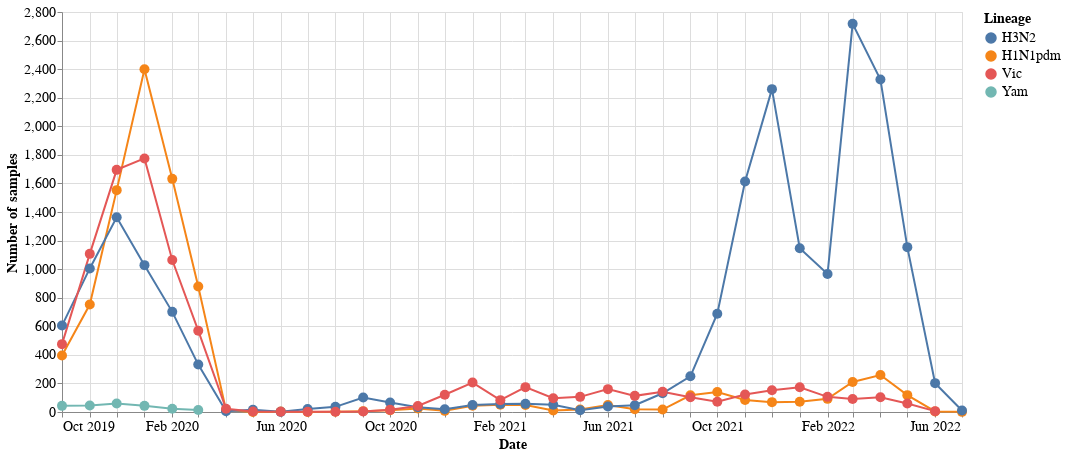

Notebook code for this chart:
### Code cell
alt.Chart(binned_counts).mark_line(point=alt.OverlayMarkDef(size=100)).encode(
    x=alt.X("yearmonth(date):T", title="Date"),
    y=alt.Y("samples:Q", title="Number of samples"),
    color=alt.Color("lineage:N", sort=["H3N2", "H1N1pdm", "Vic", "Yam"], title="Lineage"),
    tooltip=["lineage:N", "date:T", "samples:Q"],
).configure_axis(
    labelFontSize=14,
    titleFontSize=14,
).configure_legend(
    labelFontSize=14,
    titleFontSize=14,
).properties(
    width=900,
    height=400,
)

### Figure 1 — Vega-Lite specification as saved in the notebook (floating-point values rounded to 4 significant figures)
{"config": {"view": {"continuousWidth": 400, "continuousHeight": 300}, "axis": {"labelFontSize": 14, "titleFontSize": 14}, "legend": {"labelFontSize": 14, "titleFontSize": 14}}, "data": {"name": "data-e23fa4d37f3036d723475a04a385e631"}, "mark": {"type": "line", "point": {"size": 100}}, "encoding": {"color": {"field": "lineage", "sort": ["H3N2", "H1N1pdm", "Vic", "Yam"], "title": "Lineage", "type": "nominal"}, "tooltip": [{"field": "lineage", "type": "nominal"}, {"field": "date", "type": "temporal"}, {"field": "samples", "type": "quantitative"}], "x": {"field": "date", "timeUnit": "yearmonth", "title": "Date", "type": "temporal"}, "y": {"field": "samples", "title": "Number of samples", "type": "quantitative"}}, "height": 400, "width": 900, "$schema": "https://vega.github.io/schema/vega-lite/v4.17.0.json", "datasets": {"data-e23fa4d37f3036d723475a04a385e631": [{"lineage": "H1N1pdm", "date": "2019-10-01T00:00:00", "samples": 395, "region": 395}, {"lineage": "H1N1pdm", "date": "2019-11-01T00:00:00", "samples": 752, "region": 752}, {"lineage": "H1N1pdm", "date": "2019-12-01T00:00:00", "samples": 1553, "region": 1553}, {"lineage": "H1N1pdm", "date": "2020-01-01T00:00:00", "samples": 2399, "region": 2399}, {"lineage": "H1N1pdm", "date": "2020-02-01T00:00:00", "samples": 1632, "region": 1632}, {"lineage": "H1N1pdm", "date": "2020-03-01T00:00:00", "samples": 879, "region": 879}, {"lineage": "H1N1pdm", "date": "2020-04-01T00:00:00", "samples": 13, "region": 13}, {"lineage": "H1N1pdm", "date": "2020-05-01T00:00:00", "samples": 0, "region": 0}, {"lineage": "H1N1pdm", "date": "2020-06-01T00:00:00", "samples": 4, "region": 4}, {"lineage": "H1N1pdm", "date": "2020-07-01T00:00:00", "samples": 0, "region": 0}, {"lineage": "H1N1pdm", "date": "2020-08-01T00:00:00", "samples": 2, "region": 2}, {"lineage": "H1N1pdm", "date": "2020-09-01T00:00:00", "samples": 6, "region": 6}, {"lineage": "H1N1pdm", "date": "2020-10-01T00:00:00", "samples": 13, "region": 13}, {"lineage": "H1N1pdm", "date": "2020-11-01T00:00:00", "samples": 25, "region": 25}, {"lineage": "H1N1pdm", "date": "2020-12-01T00:00:00", "samples": 8, "region": 8}, {"lineage": "H1N1pdm", "date": "2021-01-01T00:00:00", "samples": 44, "region": 44}, {"lineage": "H1N1pdm", "date": "2021-02-01T00:00:00", "samples": 51, "region": 51}, {"lineage": "H1N1pdm", "date": "2021-03-01T00:00:00", "samples": 49, "region": 49}, {"lineage": "H1N1pdm", "date": "2021-04-01T00:00:00", "samples": 11, "region": 11}, {"lineage": "H1N1pdm", "date": "2021-05-01T00:00:00", "samples": 18, "region": 18}, {"lineage": "H1N1pdm", "date": "2021-06-01T00:00:00", "samples": 49, "region": 49}, {"lineage": "H1N1pdm", "date": "2021-07-01T00:00:00", "samples": 19, "region": 19}, {"lineage": "H1N1pdm", "date": "2021-08-01T00:00:00", "samples": 17, "region": 17}, {"lineage": "H1N1pdm", "date": "2021-09-01T00:00:00", "samples": 117, "region": 117}, {"lineage": "H1N1pdm", "date": "2021-10-01T00:00:00", "samples": 140, "region": 140}, {"lineage": "H1N1pdm", "date": "2021-11-01T00:00:00", "samples": 84, "region": 84}, {"lineage": "H1N1pdm", "date": "2021-12-01T00:00:00", "samples": 69, "region": 69}, {"lineage": "H1N1pdm", "date": "2022-01-01T00:00:00", "samples": 72, "region": 72}, {"lineage": "H1N1pdm", "date": "2022-02-01T00:00:00", "samples": 92, "region": 92}, {"lineage": "H1N1pdm", "date": "2022-03-01T00:00:00", "samples": 210, "region": 210}, {"lineage": "H1N1pdm", "date": "2022-04-01T00:00:00", "samples": 259, "region": 259}, {"lineage": "H1N1pdm", "date": "2022-05-01T00:00:00", "samples": 118, "region": 118}, {"lineage": "H1N1pdm", "date": "2022-06-01T00:00:00", "samples": 4, "region": 4}, {"lineage": "H1N1pdm", "date": "2022-07-01T00:00:00", "samples": 1, "region": 1}, {"lineage": "H3N2", "date": "2019-10-01T00:00:00", "samples": 605, "region": 605}, {"lineage": "H3N2", "date": "2019-11-01T00:00:00", "samples": 1005, "region": 1005}, {"lineage": "H3N2", "date": "2019-12-01T00:00:00", "samples": 1363, "region": 1363}, {"lineage": "H3N2", "date": "2020-01-01T00:00:00", "samples": 1028, "region": 1028}, {"lineage": "H3N2", "date": "2020-02-01T00:00:00", "samples": 701, "region": 701}, {"lineage": "H3N2", "date": "2020-03-01T00:00:00", "samples": 332, "region": 332}, {"lineage": "H3N2", "date": "2020-04-01T00:00:00", "samples": 5, "region": 5}, {"lineage": "H3N2", "date": "2020-05-01T00:00:00", "samples": 16, "region": 16}, {"lineage": "H3N2", "date": "2020-06-01T00:00:00", "samples": 1, "region": 1}, {"lineage": "H3N2", "date": "2020-07-01T00:00:00", "samples": 21, "region": 21}, {"lineage": "H3N2", "date": "2020-08-01T00:00:00", "samples": 36, "region": 36}, {"lineage": "H3N2", "date": "2020-09-01T00:00:00", "samples": 101, "region": 101}, {"lineage": "H3N2", "date": "2020-10-01T00:00:00", "samples": 67, "region": 67}, {"lineage": "H3N2", "date": "2020-11-01T00:00:00", "samples": 34, "region": 34}, {"lineage": "H3N2", "date": "2020-12-01T00:00:00", "samples": 19, "region": 19}, {"lineage": "H3N2", "date": "2021-01-01T00:00:00", "samples": 49, "region": 49}, {"lineage": "H3N2", "date": "2021-02-01T00:00:00", "samples": 56, "region": 56}, {"lineage": "H3N2", "date": "2021-03-01T00:00:00", "samples": 57, "region": 57}, {"lineage": "H3N2", "date": "2021-04-01T00:00:00", "samples": 51, "region": 51}, {"lineage": "H3N2", "date": "2021-05-01T00:00:00", "samples": 12, "region": 12}, {"lineage": "H3N2", "date": "2021-06-01T00:00:00", "samples": 38, "region": 38}, {"lineage": "H3N2", "date": "2021-07-01T00:00:00", "samples": 47, "region": 47}, {"lineage": "H3N2", "date": "2021-08-01T00:00:00", "samples": 131, "region": 131}, {"lineage": "H3N2", "date": "2021-09-01T00:00:00", "samples": 250, "region": 250}, {"lineage": "H3N2", "date": "2021-10-01T00:00:00", "samples": 688, "region": 688}, {"lineage": "H3N2", "date": "2021-11-01T00:00:00", "samples": 1613, "region": 1613}, {"lineage": "H3N2", "date": "2021-12-01T00:00:00", "samples": 2260, "region": 2260}, {"lineage": "H3N2", "date": "2022-01-01T00:00:00", "samples": 1146, "region": 1146}, {"lineage": "H3N2", "date": "2022-02-01T00:00:00", "samples": 966, "region": 966}, {"lineage": "H3N2", "date": "2022-03-01T00:00:00", "samples": 2717, "region": 2717}, {"lineage": "H3N2", "date": "2022-04-01T00:00:00", "samples": 2327, "region": 2327}, {"lineage": "H3N2", "date": "2022-05-01T00:00:00", "samples": 1154, "region": 1154}, {"lineage": "H3N2", "date": "2022-06-01T00:00:00", "samples": 202, "region": 202}, {"lineage": "H3N2", "date": "2022-07-01T00:00:00", "samples": 10, "region": 10}, {"lineage": "Vic", "date": "2019-10-01T00:00:00", "samples": 475, "region": 475}, {"lineage": "Vic", "date": "2019-11-01T00:00:00", "samples": 1107, "region": 1107}, {"lineage": "Vic", "date": "2019-12-01T00:00:00", "samples": 1695, "region": 1695}, {"lineage": "Vic", "date": "2020-01-01T00:00:00", "samples": 1775, "region": 1775}, {"lineage": "Vic", "date": "2020-02-01T00:00:00", "samples": 1064, "region": 1064}, {"lineage": "Vic", "date": "2020-03-01T00:00:00", "samples": 569, "region": 569}, {"lineage": "Vic", "date": "2020-04-01T00:00:00", "samples": 23, "region": 23}, {"lineage": "Vic", "date": "2020-05-01T00:00:00", "samples": 4, "region": 4}, {"lineage": "Vic", "date": "2020-06-01T00:00:00", "samples": 2, "region": 2}, {"lineage": "Vic", "date": "2020-07-01T00:00:00", "samples": 2, "region": 2}, {"lineage": "Vic", "date": "2020-08-01T00:00:00", "samples": 2, "region": 2}, {"lineage": "Vic", "date": "2020-09-01T00:00:00", "samples": 4, "region": 4}, {"lineage": "Vic", "date": "2020-10-01T00:00:00", "samples": 15, "region": 15}, {"lineage": "Vic", "date": "2020-11-01T00:00:00", "samples": 42, "region": 42}, {"lineage": "Vic", "date": "2020-12-01T00:00:00", "samples": 121, "region": 121}, {"lineage": "Vic", "date": "2021-01-01T00:00:00", "samples": 206, "region": 206}, {"lineage": "Vic", "date": "2021-02-01T00:00:00", "samples": 83, "region": 83}, {"lineage": "Vic", "date": "2021-03-01T00:00:00", "samples": 174, "region": 174}, {"lineage": "Vic", "date": "2021-04-01T00:00:00", "samples": 96, "region": 96}, {"lineage": "Vic", "date": "2021-05-01T00:00:00", "samples": 106, "region": 106}, {"lineage": "Vic", "date": "2021-06-01T00:00:00", "samples": 160, "region": 160}, {"lineage": "Vic", "date": "2021-07-01T00:00:00", "samples": 113, "region": 113}, {"lineage": "Vic", "date": "2021-08-01T00:00:00", "samples": 142, "region": 142}, {"lineage": "Vic", "date": "2021-09-01T00:00:00", "samples": 103, "region": 103}, {"lineage": "Vic", "date": "2021-10-01T00:00:00", "samples": 72, "region": 72}, {"lineage": "Vic", "date": "2021-11-01T00:00:00", "samples": 122, "region": 122}, {"lineage": "Vic", "date": "2021-12-01T00:00:00", "samples": 152, "region": 152}, {"lineage": "Vic", "date": "2022-01-01T00:00:00", "samples": 173, "region": 173}, {"lineage": "Vic", "date": "2022-02-01T00:00:00", "samples": 106, "region": 106}, {"lineage": "Vic", "date": "2022-03-01T00:00:00", "samples": 91, "region": 91}, {"lineage": "Vic", "date": "2022-04-01T00:00:00", "samples": 103, "region": 103}, {"lineage": "Vic", "date": "2022-05-01T00:00:00", "samples": 59, "region": 59}, {"lineage": "Vic", "date": "2022-06-01T00:00:00", "samples": 6, "region": 6}, {"lineage": "Yam", "date": "2019-10-01T00:00:00", "samples": 43, "region": 43}, {"lineage": "Yam", "date": "2019-11-01T00:00:00", "samples": 46, "region": 46}, {"lineage": "Yam", "date": "2019-12-01T00:00:00", "samples": 59, "region": 59}, {"lineage": "Yam", "date": "2020-01-01T00:00:00", "samples": 43, "region": 43}, {"lineage": "Yam", "date": "2020-02-01T00:00:00", "samples": 23, "region": 23}, {"lineage": "Yam", "date": "2020-03-01T00:00:00", "samples": 14, "region": 14}]}}
